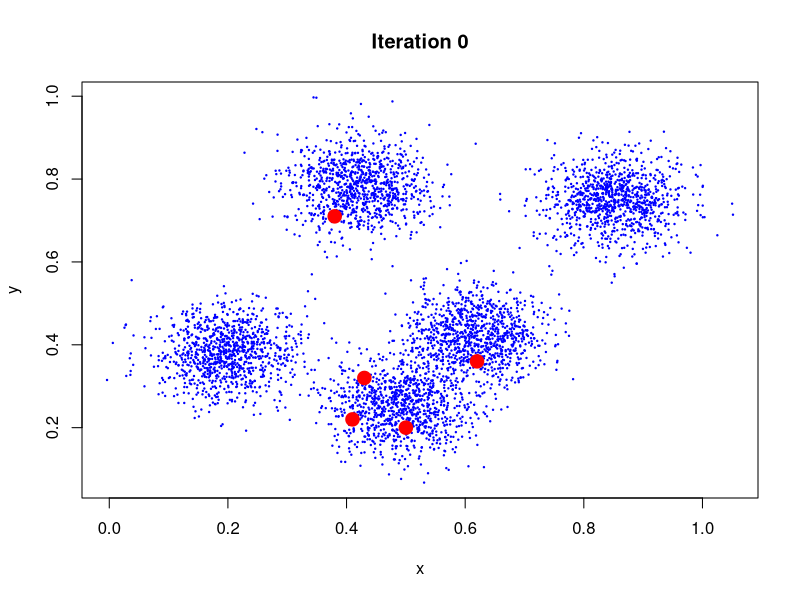
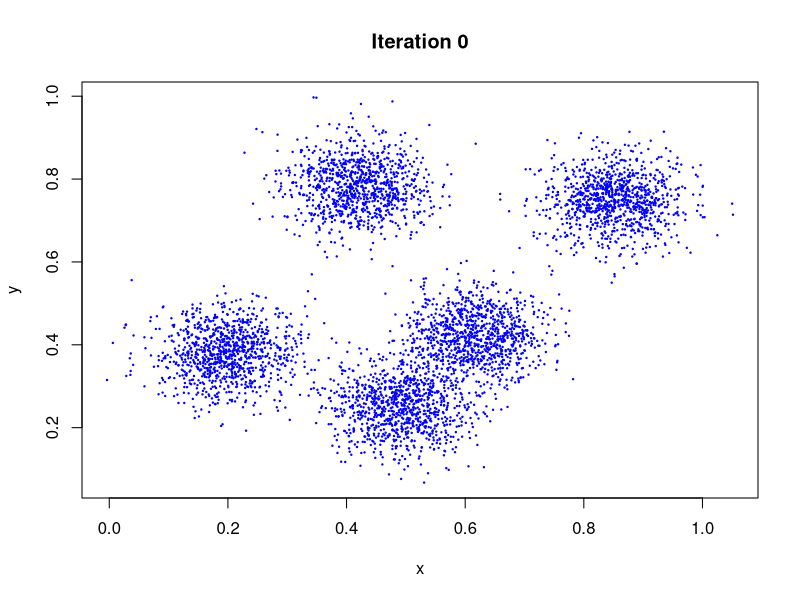
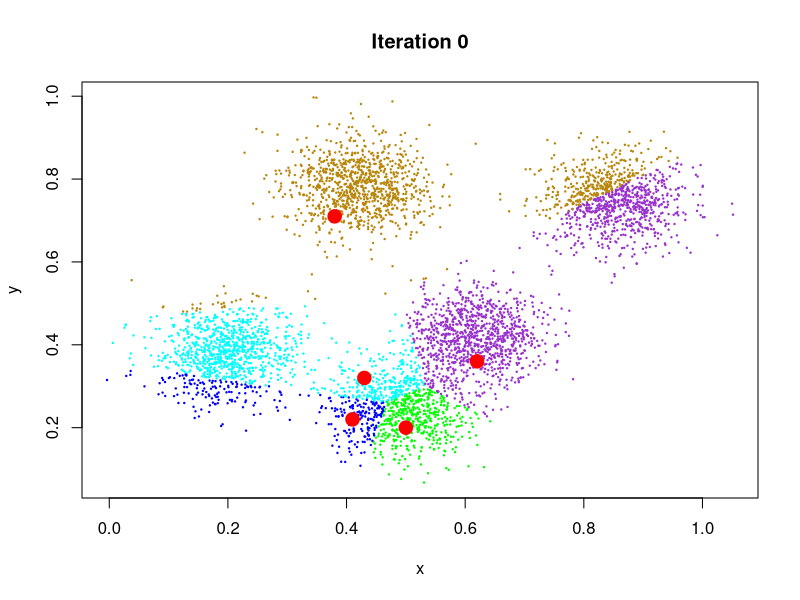
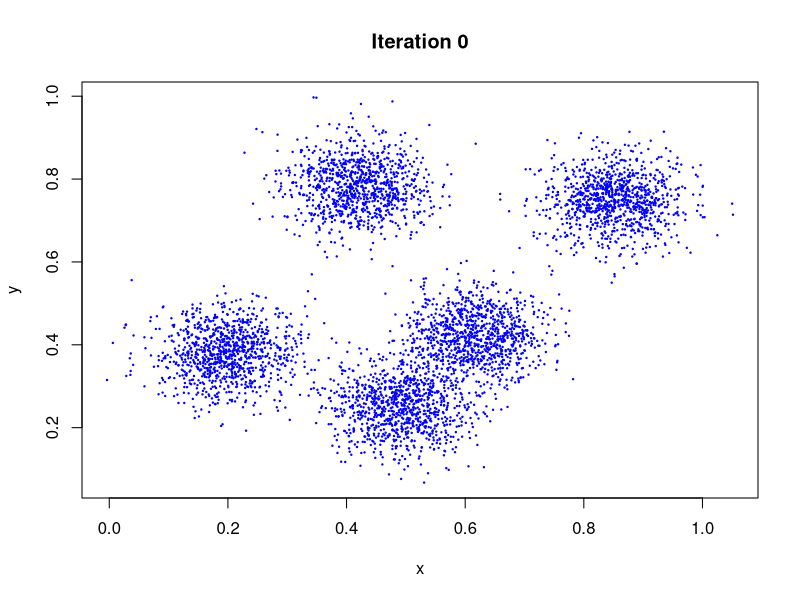
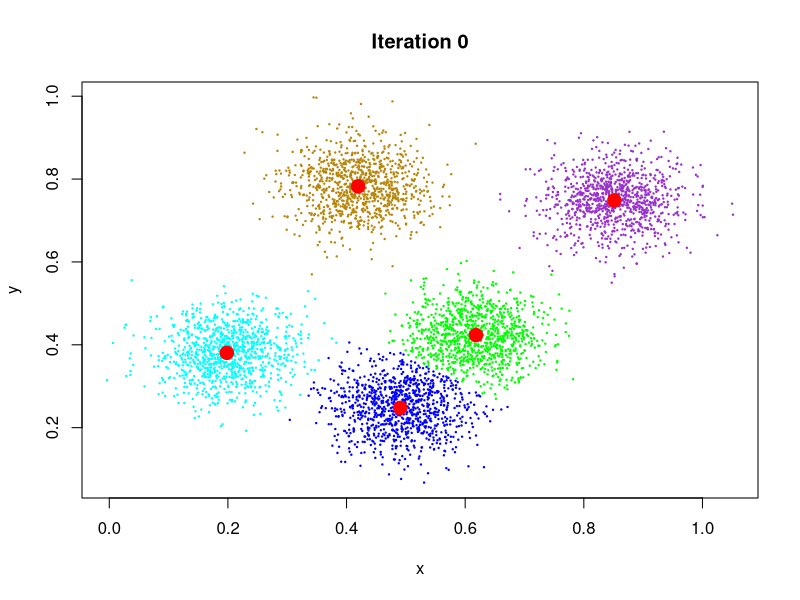

The R script that drew these images, in order:
set.seed(1234)
n_obs = 1000
sd_1 = 0.06
x1 = rnorm(n_obs, mean=0.2, sd = sd_1)
y1 = rnorm(n_obs, mean=0.38, sd = sd_1)

x2 = rnorm(n_obs, mean=0.49, sd = sd_1)
y2 = rnorm(n_obs, mean=0.25, sd = sd_1)

x3 = rnorm(n_obs, mean=0.62, sd = sd_1)
y3 = rnorm(n_obs, mean=0.42, sd = sd_1)

x4 = rnorm(n_obs, mean=0.42, sd = sd_1)
y4 = rnorm(n_obs, mean=0.78, sd = sd_1)

x5 = rnorm(n_obs, mean=0.85, sd = sd_1)
y5 = rnorm(n_obs, mean=0.75, sd = sd_1)

x_0 = c(x1, x2, x3, x4, x5)
y_0 = c(y1, y2, y3, y4, y5)
data_0 = cbind(x_0, y_0)

colnames(data_0) = c("x", "y")

x_start = c(0.5, 0.41, 0.43, 0.62, 0.38)
y_start = c(0.2, 0.22, 0.32, 0.36, 0.71)

centers_0 = cbind(x_start, y_start)

clus_1 = kmeans(data_0, centers=centers_0, iter.max = 1, algorithm = "Lloyd")
clus_2 = kmeans(data_0, centers=clus_1$centers, iter.max = 1, algorithm = "Lloyd")
clus_3 = kmeans(data_0, centers=clus_2$centers, iter.max = 1, algorithm = "Lloyd")

clus_4 = kmeans(data_0, centers=clus_3$centers, iter.max = 1, algorithm = "Lloyd")
clus_5 = kmeans(data_0, centers=clus_4$centers, iter.max = 1, algorithm = "Lloyd")
clus_6 = kmeans(data_0, centers=clus_5$centers, iter.max = 1, algorithm = "Lloyd")

clus_7 = kmeans(data_0, centers=clus_6$centers, iter.max = 1, algorithm = "Lloyd")
clus_8 = kmeans(data_0, centers=clus_7$centers, iter.max = 1, algorithm = "Lloyd")
clus_9 = kmeans(data_0, centers=clus_8$centers, iter.max = 1, algorithm = "Lloyd")
clus_10 = kmeans(data_0, centers=clus_9$centers, iter.max = 1, algorithm = "Lloyd")
clus_11 = kmeans(data_0, centers=clus_10$centers, iter.max = 1, algorithm = "Lloyd")
clus_12 = kmeans(data_0, centers=clus_11$centers, iter.max = 1, algorithm = "Lloyd")
clus_13 = kmeans(data_0, centers=clus_12$centers, iter.max = 1, algorithm = "Lloyd")
clus_14 = kmeans(data_0, centers=clus_13$centers, iter.max = 1, algorithm = "Lloyd")
clus_15 = kmeans(data_0, centers=clus_14$centers, iter.max = 1, algorithm = "Lloyd")

cex_1 = 0.2
col_1 = c("green", "blue", "cyan", "darkorchid", "darkgoldenrod")

plot(data_0, col="blue", pch=19, main = "Iteration 0", cex=cex_1)
points(x_start, y_start, col="red", cex=cex_1*9, pch=19)

plot(data_0, col="blue", pch=19, main = "Iteration 0", cex=cex_1)
plot(data_0, col=col_1[clus_1$cluster], pch=19, main = "Iteration 0", cex=cex_1)
points(x_start, y_start, col="red", cex=cex_1*9, pch=19)

plot(data_0, col="blue", pch=19, main = "Iteration 0", cex=cex_1)
plot(data_0, col=col_1[clus_15$cluster], pch=19, main = "Iteration 0", cex=cex_1)
points(clus_15$centers, col="red", cex=cex_1*9, pch=19)









